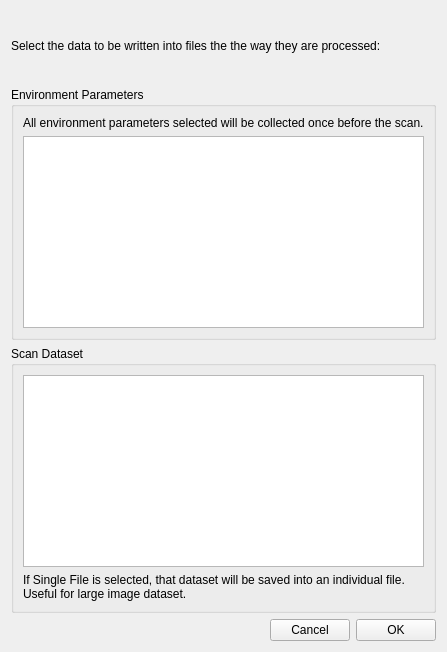
<?xml version="1.0" encoding="UTF-8"?>
<ui version="4.0">
 <class>ScanFileOption</class>
 <widget class="QWidget" name="ScanFileOption">
  <property name="geometry">
   <rect>
    <x>0</x>
    <y>0</y>
    <width>447</width>
    <height>652</height>
   </rect>
  </property>
  <property name="windowTitle">
   <string>Form</string>
  </property>
  <layout class="QVBoxLayout" name="verticalLayout_5">
   <property name="sizeConstraint">
    <enum>QLayout::SetDefaultConstraint</enum>
   </property>
   <item>
    <widget class="QLabel" name="label">
     <property name="sizePolicy">
      <sizepolicy hsizetype="Preferred" vsizetype="Preferred">
       <horstretch>0</horstretch>
       <verstretch>10</verstretch>
      </sizepolicy>
     </property>
     <property name="text">
      <string>Select the data to be written into files the the way they are processed:</string>
     </property>
    </widget>
   </item>
   <item>
    <widget class="QGroupBox" name="groupBox">
     <property name="sizePolicy">
      <sizepolicy hsizetype="Preferred" vsizetype="MinimumExpanding">
       <horstretch>0</horstretch>
       <verstretch>0</verstretch>
      </sizepolicy>
     </property>
     <property name="title">
      <string>Environment Parameters</string>
     </property>
     <layout class="QVBoxLayout" name="verticalLayout_4">
      <item>
       <widget class="QLabel" name="label_3">
        <property name="text">
         <string>All environment parameters selected will be collected once before the scan.</string>
        </property>
        <property name="wordWrap">
         <bool>true</bool>
        </property>
       </widget>
      </item>
      <item>
       <widget class="QTableWidget" name="tableView">
        <property name="sizePolicy">
         <sizepolicy hsizetype="Expanding" vsizetype="MinimumExpanding">
          <horstretch>0</horstretch>
          <verstretch>0</verstretch>
         </sizepolicy>
        </property>
       </widget>
      </item>
     </layout>
    </widget>
   </item>
   <item>
    <widget class="QGroupBox" name="groupBox_2">
     <property name="sizePolicy">
      <sizepolicy hsizetype="Preferred" vsizetype="MinimumExpanding">
       <horstretch>0</horstretch>
       <verstretch>0</verstretch>
      </sizepolicy>
     </property>
     <property name="title">
      <string>Scan Dataset</string>
     </property>
     <layout class="QVBoxLayout" name="verticalLayout_3" stretch="0,0">
      <item>
       <layout class="QVBoxLayout" name="verticalLayout_2">
        <item>
         <widget class="QTableWidget" name="scanDatasetTable">
          <property name="sizePolicy">
           <sizepolicy hsizetype="Expanding" vsizetype="MinimumExpanding">
            <horstretch>0</horstretch>
            <verstretch>0</verstretch>
           </sizepolicy>
          </property>
         </widget>
        </item>
       </layout>
      </item>
      <item>
       <widget class="QLabel" name="label_4">
        <property name="text">
         <string>&lt;html&gt;&lt;head/&gt;&lt;body&gt;&lt;p&gt;If Single File is selected, that dataset will be saved into an individual file. Useful for large image dataset.&lt;/p&gt;&lt;/body&gt;&lt;/html&gt;</string>
        </property>
        <property name="wordWrap">
         <bool>true</bool>
        </property>
       </widget>
      </item>
     </layout>
    </widget>
   </item>
   <item>
    <layout class="QHBoxLayout" name="horizontalLayout">
     <item>
      <spacer name="horizontalSpacer">
       <property name="orientation">
        <enum>Qt::Horizontal</enum>
       </property>
       <property name="sizeHint" stdset="0">
        <size>
         <width>40</width>
         <height>20</height>
        </size>
       </property>
      </spacer>
     </item>
     <item>
      <widget class="QPushButton" name="cancelBtn">
       <property name="text">
        <string>Cancel</string>
       </property>
      </widget>
     </item>
     <item>
      <widget class="QPushButton" name="okBtn">
       <property name="text">
        <string>OK</string>
       </property>
      </widget>
     </item>
    </layout>
   </item>
  </layout>
 </widget>
 <resources/>
 <connections/>
</ui>
